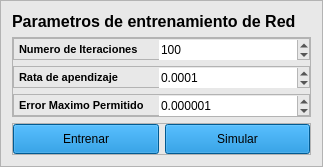
         <widget class="QFrame" name="frame_3">
          <property name="styleSheet">
           <string notr="true">background-color:rgb(232, 232, 232);</string>
          </property>
          <property name="frameShape">
           <enum>QFrame::StyledPanel</enum>
          </property>
          <property name="frameShadow">
           <enum>QFrame::Raised</enum>
          </property>
          <layout class="QVBoxLayout" name="verticalLayout_15" stretch="1,2,2">
           <item>
            <widget class="QLabel" name="label_12">
             <property name="font">
              <font>
               <family>MS Shell Dlg 2</family>
               <pointsize>12</pointsize>
               <weight>75</weight>
               <italic>false</italic>
               <bold>true</bold>
              </font>
             </property>
             <property name="text">
              <string>Parametros de entrenamiento de Red</string>
             </property>
            </widget>
           </item>
           <item>
            <widget class="QFrame" name="frame_22">
             <property name="frameShape">
              <enum>QFrame::StyledPanel</enum>
             </property>
             <property name="frameShadow">
              <enum>QFrame::Raised</enum>
             </property>
             <layout class="QVBoxLayout" name="verticalLayout_16">
              <property name="leftMargin">
               <number>0</number>
              </property>
              <property name="topMargin">
               <number>0</number>
              </property>
              <property name="rightMargin">
               <number>0</number>
              </property>
              <property name="bottomMargin">
               <number>0</number>
              </property>
              <item>
               <widget class="QFrame" name="frame_20">
                <property name="frameShape">
                 <enum>QFrame::StyledPanel</enum>
                </property>
                <property name="frameShadow">
                 <enum>QFrame::Raised</enum>
                </property>
                <layout class="QHBoxLayout" name="horizontalLayout_8">
                 <property name="spacing">
                  <number>15</number>
                 </property>
                 <property name="leftMargin">
                  <number>5</number>
                 </property>
                 <property name="topMargin">
                  <number>0</number>
                 </property>
                 <property name="rightMargin">
                  <number>0</number>
                 </property>
                 <property name="bottomMargin">
                  <number>0</number>
                 </property>
                 <item>
                  <widget class="QLabel" name="label_19">
                   <property name="font">
                    <font>
                     <family>MS Shell Dlg 2</family>
                     <pointsize>8</pointsize>
                     <weight>75</weight>
                     <italic>false</italic>
                     <bold>true</bold>
                    </font>
                   </property>
                   <property name="text">
                    <string>Numero de Iteraciones</string>
                   </property>
                  </widget>
                 </item>
                 <item>
                  <widget class="QSpinBox" name="sBox_Iteraciones">
                   <property name="minimumSize">
                    <size>
                     <width>150</width>
                     <height>20</height>
                    </size>
                   </property>
                   <property name="maximumSize">
                    <size>
                     <width>150</width>
                     <height>18</height>
                    </size>
                   </property>
                   <property name="font">
                    <font>
                     <family>MS Shell Dlg 2</family>
                    </font>
                   </property>
                   <property name="styleSheet">
                    <string notr="true">background-color:rgb(255, 255, 255);</string>
                   </property>
                   <property name="wrapping">
                    <bool>false</bool>
                   </property>
                   <property name="frame">
                    <bool>false</bool>
                   </property>
                   <property name="keyboardTracking">
                    <bool>true</bool>
                   </property>
                   <property name="showGroupSeparator" stdset="0">
                    <bool>false</bool>
                   </property>
                   <property name="maximum">
                    <number>99999</number>
                   </property>
                   <property name="value">
                    <number>100</number>
                   </property>
                  </widget>
                 </item>
                </layout>
               </widget>
              </item>
              <item>
               <widget class="QFrame" name="frame_21">
                <property name="frameShape">
                 <enum>QFrame::StyledPanel</enum>
                </property>
                <property name="frameShadow">
                 <enum>QFrame::Raised</enum>
                </property>
                <layout class="QHBoxLayout" name="horizontalLayout_9">
                 <property name="spacing">
                  <number>15</number>
                 </property>
                 <property name="leftMargin">
                  <number>5</number>
                 </property>
                 <property name="topMargin">
                  <number>0</number>
                 </property>
                 <property name="rightMargin">
                  <number>0</number>
                 </property>
                 <property name="bottomMargin">
                  <number>0</number>
                 </property>
                 <item>
                  <widget class="QLabel" name="label_20">
                   <property name="font">
                    <font>
                     <family>MS Shell Dlg 2</family>
                     <pointsize>8</pointsize>
                     <weight>75</weight>
                     <italic>false</italic>
                     <bold>true</bold>
                    </font>
                   </property>
                   <property name="text">
                    <string>Rata de apendizaje</string>
                   </property>
                  </widget>
                 </item>
                 <item>
                  <widget class="QDoubleSpinBox" name="dsBox_Rata">
                   <property name="minimumSize">
                    <size>
                     <width>150</width>
                     <height>20</height>
                    </size>
                   </property>
                   <property name="maximumSize">
                    <size>
                     <width>150</width>
                     <height>18</height>
                    </size>
                   </property>
                   <property name="font">
                    <font>
                     <family>MS Shell Dlg 2</family>
                    </font>
                   </property>
                   <property name="styleSheet">
                    <string notr="true">background-color:rgb(255, 255, 255);</string>
                   </property>
                   <property name="wrapping">
                    <bool>false</bool>
                   </property>
                   <property name="frame">
                    <bool>false</bool>
                   </property>
                   <property name="keyboardTracking">
                    <bool>true</bool>
                   </property>
                   <property name="showGroupSeparator" stdset="0">
                    <bool>false</bool>
                   </property>
                   <property name="decimals">
                    <number>4</number>
                   </property>
                   <property name="maximum">
                    <double>1.000000000000000</double>
                   </property>
                   <property name="singleStep">
                    <double>0.000100000000000</double>
                   </property>
                   <property name="value">
                    <double>0.000100000000000</double>
                   </property>
                  </widget>
                 </item>
                </layout>
               </widget>
              </item>
              <item>
               <widget class="QFrame" name="frame_19">
                <property name="frameShape">
                 <enum>QFrame::StyledPanel</enum>
                </property>
                <property name="frameShadow">
                 <enum>QFrame::Raised</enum>
                </property>
                <layout class="QHBoxLayout" name="horizontalLayout_10">
                 <property name="spacing">
                  <number>15</number>
                 </property>
                 <property name="leftMargin">
                  <number>5</number>
                 </property>
                 <property name="topMargin">
                  <number>0</number>
                 </property>
                 <property name="rightMargin">
                  <number>0</number>
                 </property>
                 <property name="bottomMargin">
                  <number>0</number>
                 </property>
                 <item>
                  <widget class="QLabel" name="label_21">
                   <property name="font">
                    <font>
                     <family>MS Shell Dlg 2</family>
                     <pointsize>8</pointsize>
                     <weight>75</weight>
                     <italic>false</italic>
                     <bold>true</bold>
                    </font>
                   </property>
                   <property name="text">
                    <string>Error Maximo Permitido</string>
                   </property>
                  </widget>
                 </item>
                 <item>
                  <widget class="QDoubleSpinBox" name="dsBox_EMP">
                   <property name="minimumSize">
                    <size>
                     <width>150</width>
                     <height>20</height>
                    </size>
                   </property>
                   <property name="maximumSize">
                    <size>
                     <width>150</width>
                     <height>18</height>
                    </size>
                   </property>
                   <property name="font">
                    <font>
                     <family>MS Shell Dlg 2</family>
                    </font>
                   </property>
                   <property name="styleSheet">
                    <string notr="true">background-color:rgb(255, 255, 255);</string>
                   </property>
                   <property name="wrapping">
                    <bool>false</bool>
                   </property>
                   <property name="frame">
                    <bool>false</bool>
                   </property>
                   <property name="keyboardTracking">
                    <bool>true</bool>
                   </property>
                   <property name="showGroupSeparator" stdset="0">
                    <bool>false</bool>
                   </property>
                   <property name="decimals">
                    <number>6</number>
                   </property>
                   <property name="minimum">
                    <double>0.000000000000000</double>
                   </property>
                   <property name="maximum">
                    <double>0.100000000000000</double>
                   </property>
                   <property name="singleStep">
                    <double>0.000001000000000</double>
                   </property>
                   <property name="value">
                    <double>0.000001000000000</double>
                   </property>
                  </widget>
                 </item>
                </layout>
               </widget>
              </item>
             </layout>
            </widget>
           </item>
           <item>
            <widget class="QFrame" name="frame_23">
             <property name="frameShape">
              <enum>QFrame::StyledPanel</enum>
             </property>
             <property name="frameShadow">
              <enum>QFrame::Raised</enum>
             </property>
             <layout class="QHBoxLayout" name="horizontalLayout_6">
              <property name="leftMargin">
               <number>0</number>
              </property>
              <property name="topMargin">
               <number>0</number>
              </property>
              <property name="rightMargin">
               <number>0</number>
              </property>
              <property name="bottomMargin">
               <number>0</number>
              </property>
              <item>
               <widget class="QPushButton" name="btn_entrenar">
                <property name="minimumSize">
                 <size>
                  <width>0</width>
                  <height>30</height>
                 </size>
                </property>
                <property name="styleSheet">
                 <string notr="true">background-color: rgb(0, 127, 206);</string>
                </property>
                <property name="text">
                 <string>Entrenar</string>
                </property>
               </widget>
              </item>
              <item>
               <widget class="QPushButton" name="btn_simular">
                <property name="minimumSize">
                 <size>
                  <width>0</width>
                  <height>30</height>
                 </size>
                </property>
                <property name="styleSheet">
                 <string notr="true">background-color: rgb(0, 127, 206);</string>
                </property>
                <property name="text">
                 <string>Simular</string>
                </property>
               </widget>
              </item>
             </layout>
            </widget>
           </item>
          </layout>
         </widget>
